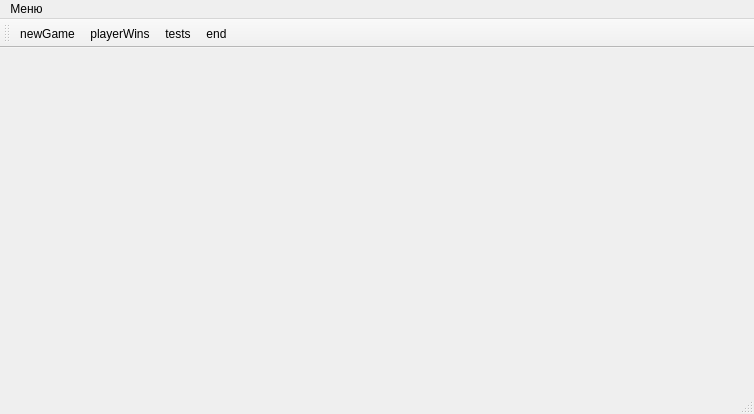
<?xml version="1.0" encoding="UTF-8"?>
<ui version="4.0">
 <class>MainWindow</class>
 <widget class="QMainWindow" name="MainWindow">
  <property name="geometry">
   <rect>
    <x>0</x>
    <y>0</y>
    <width>754</width>
    <height>414</height>
   </rect>
  </property>
  <property name="windowTitle">
   <string>Chess</string>
  </property>
  <widget class="QWidget" name="centralWidget"/>
  <widget class="QMenuBar" name="menuBar">
   <property name="geometry">
    <rect>
     <x>0</x>
     <y>0</y>
     <width>754</width>
     <height>21</height>
    </rect>
   </property>
   <widget class="QMenu" name="menu">
    <property name="title">
     <string>Меню</string>
    </property>
    <addaction name="actionNewGame"/>
    <addaction name="actionPlayerWins"/>
    <addaction name="actionTests"/>
    <addaction name="actionEnd"/>
    <addaction name="separator"/>
   </widget>
   <addaction name="menu"/>
  </widget>
  <widget class="QToolBar" name="mainToolBar">
   <attribute name="toolBarArea">
    <enum>TopToolBarArea</enum>
   </attribute>
   <attribute name="toolBarBreak">
    <bool>false</bool>
   </attribute>
   <addaction name="actionNewGame"/>
   <addaction name="actionPlayerWins"/>
   <addaction name="actionTests"/>
   <addaction name="actionEnd"/>
  </widget>
  <widget class="QStatusBar" name="statusBar"/>
  <action name="actionNewGame">
   <property name="text">
    <string>newGame</string>
   </property>
   <property name="toolTip">
    <string>Новая игра</string>
   </property>
  </action>
  <action name="actionPlayerWins">
   <property name="text">
    <string>playerWins</string>
   </property>
   <property name="toolTip">
    <string>Победы игроков</string>
   </property>
  </action>
  <action name="actionTests">
   <property name="text">
    <string>tests</string>
   </property>
   <property name="toolTip">
    <string>Тесты</string>
   </property>
  </action>
  <action name="actionEnd">
   <property name="text">
    <string>end</string>
   </property>
   <property name="toolTip">
    <string>Сдаться</string>
   </property>
  </action>
 </widget>
 <layoutdefault spacing="6" margin="11"/>
 <resources/>
 <connections/>
</ui>
